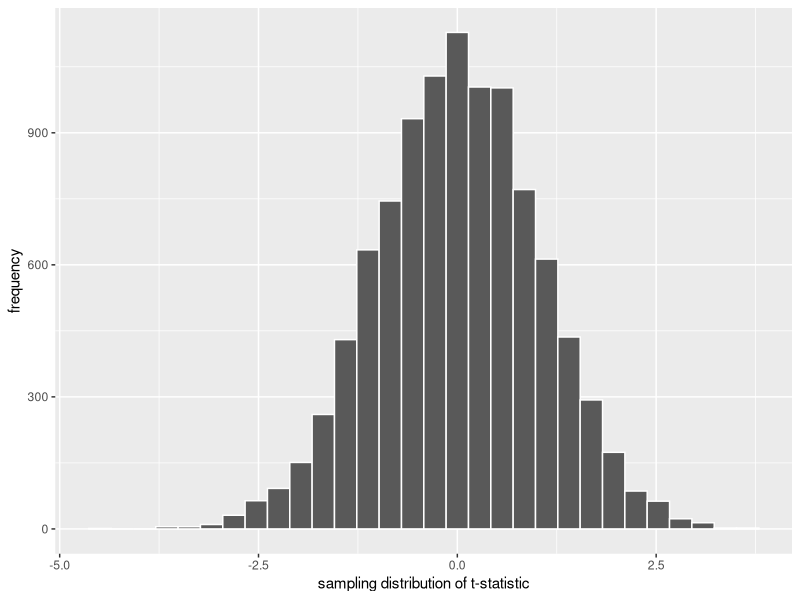

Generate this figure with R:
#Testing the mean of one sample An illustrative and fairly common statistical hypothesis test is the one sample t-test. You use it when you have one sample and you want to test whether that sample likely came from a population by comparing the mean against the known population mean. For this test to work, you have to know the population mean.

head(precip)
is.vector(precip)
mean(precip)

t.statistic <- function(thesample, thepopulation)
{
  numerator <- mean(thesample) - mean(thepopulation)
  denominator <- sd(thesample) / sqrt(length(thesample))
  t.stat <- numerator / denominator
  return(t.stat)
}

population.precipitation <- rnorm(100000, mean=38)
t.stats <- numeric(10000)

for (i in 1:10000){
  a.sample <- sample(population.precipitation, 70)
  t.stats[i] <- t.statistic(a.sample, population.precipitation)
}

library(ggplot2)
tmpdata <- data.frame(vals=t.stats)
qplot(vals, data=tmpdata, geom="histogram",color=I("white"),xlab="sampling distribution of t-statistic",ylab="frequency")
t.statistic(precip, population.precipitation)
qt(.025, df=69)
t.test(precip, mu=38)
t.test(precip, mu=38, alternative="less")




